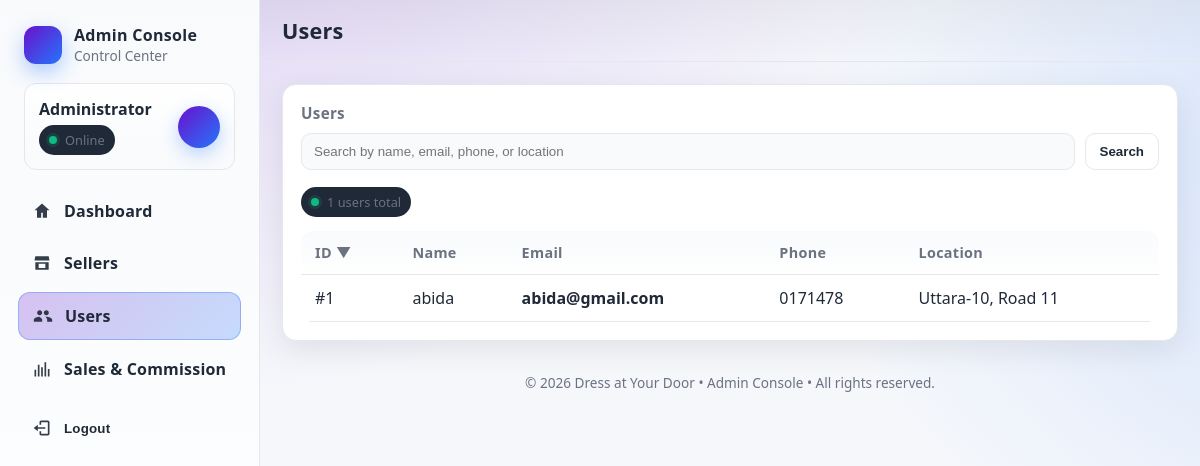
Screenshot of /users.php (signed in) with the database file from the repository.
### tables this page shows
CREATE TABLE `users` (
  `id` int(11) NOT NULL,
  `name` varchar(100) NOT NULL,
  `email` varchar(100) NOT NULL,
  `phone` varchar(20) NOT NULL,
  `location` varchar(255) NOT NULL,
  `password` varchar(255) NOT NULL
);

### users.php (the view, shortened to what this page needs)
<?php
require_once __DIR__ . '/db.php';
if (!function_exists('e')) {
    function e(string $s): string { return htmlspecialchars($s, ENT_QUOTES, 'UTF-8'); }
}
$q    = trim((string)($_GET['q'] ?? ''));
$sort = (string)($_GET['sort'] ?? 'id');
$dir  = (strtolower((string)($_GET['dir'] ?? 'desc')) === 'asc') ? 'asc' : 'desc';
$rows    = [];
$total   = 0;
$sortable = [
    'id'       => 'u.id',
    'name'     => 'u.name',
    'email'    => 'u.email',
    'phone'    => 'u.phone',
    'location' => 'u.location',
];
$orderBy = $sortable[$sort] ?? $sortable['id'];
$whereSql = '';
$kwParam  = null;
if (!isset($conn) || !($conn instanceof mysqli)) {
    $dbError = 'Database connection is not available. Please check db.php ($conn).';
} else {
    try {
        if ($q !== '') {
            $sql = "SELECT COUNT(*) AS c FROM users u {$whereSql}";
            $st  = $conn->prepare($sql);
            $st->bind_param('ssss', $kwParam, $kwParam, $kwParam, $kwParam);
            $st->execute();
            $res   = $st->get_result();
            $total = (int)($res->fetch_assoc()['c'] ?? 0);
            $st->close();
        } else {
            $res = $conn->query("SELECT COUNT(*) AS c FROM users u");
            $total = (int)($res->fetch_assoc()['c'] ?? 0);
        }
        $sql = "
            SELECT u.id, u.name, u.email, u.phone, u.location
            FROM users u
            {$whereSql}
            ORDER BY {$orderBy} {$dir}
        ";
        if ($q !== '') {
            $st = $conn->prepare($sql);
            $st->bind_param('ssss', $kwParam, $kwParam, $kwParam, $kwParam);
            $st->execute();
            $res = $st->get_result();
            $rows = $res->fetch_all(MYSQLI_ASSOC);
            $st->close();
        } else {
            $res = $conn->query($sql);
            $rows = $res->fetch_all(MYSQLI_ASSOC);
        }
    } catch (Throwable $e) {
        $dbError = 'Database error: ' . e($e->getMessage());
    }
}
function sort_link(string $key, string $label, string $currentSort, string $currentDir): string {
    $dir = ($currentSort === $key && $currentDir === 'asc') ? 'desc' : 'asc';
    $params = $_GET;
    $params['sort'] = $key;
    $params['dir']  = $dir;
    $href = '?' . http_build_query($params);
    $arrow = ($currentSort === $key) ? ($currentDir === 'asc' ? ' ▲' : ' ▼') : '';
    return '<a class="link" href="'.e($href).'">'.e($label.$arrow).'</a>';
}
ob_start(); ?>
<div class="card">
    <h3>Users</h3>
    <form method="get" style="display:flex; gap:10px; align-items:center; margin: 0 0 12px;">
        <input type="text" name="q" value="<?= e($q) ?>" placeholder="Search by name, email, phone, or location"
               style="flex:1; padding:10px 12px; border-radius:10px; border:1px solid var(--border); background:var(--panel-2); color:var(--text);" />
        <button class="btn" type="submit">Search</button>
    </form>
    <div style="margin: 8px 0 14px;">
        <div class="chip"><span class="dot"></span> <?= number_format($total) ?> users total</div>
    </div>
    <div style="overflow:auto;">
        <table class="table" role="table" aria-label="Users table">
            <thead>
            <tr>
                <th><?= sort_link('id','ID',       $sort, $dir) ?></th>
                <th><?= sort_link('name','Name',   $sort, $dir) ?></th>
                <th><?= sort_link('email','Email', $sort, $dir) ?></th>
                <th><?= sort_link('phone','Phone', $sort, $dir) ?></th>
                <th><?= sort_link('location','Location', $sort, $dir) ?></th>
            </tr>
            </thead>
            <tbody>
            <?php if (!$rows): ?>
                <tr><td colspan="5" style="color:var(--muted);">No users found.</td></tr>
            <?php else: foreach ($rows as $r): ?>
                <tr>
                    <td>#<?= (int)$r['id'] ?></td>
                    <td><?= e($r['name'] ?? '') ?></td>
                    <td>
                        <?php $email = (string)($r['email'] ?? ''); ?>
                        <?php if ($email !== ''): ?>
                            <a class="link" href="mailto:<?= e($email) ?>"><?= e($email) ?></a>
                        <?php else: ?>
                            —
                        <?php endif; ?>
                    </td>
                    <td><?= e($r['phone'] ?? '') ?: '—' ?></td>
                    <td><?= e($r['location'] ?? '') ?: '—' ?></td>
                </tr>
            <?php endforeach; endif; ?>
            </tbody>
        </table>
    </div>
</div>
<?php
require __DIR__ . '/layout.php';

### layout.php (style rules this page uses)
:root { --bg: #0f172a; --panel: #111827; --panel-2: #0b1220; --text: #e5e7eb; --muted: #9ca3af; --brand: #6a11cb; --brand-2: #2575fc; --border: #1f2937; --ok: #10b981; --warn: #f59e0b; --danger: #ef4444; --radius: 14px; --shadow: 0 10px 30px rgba(0, 0, 0, .35); }
@media (prefers-color-scheme: light) { :root { --bg: #f5f7fb; --panel: #ffffff; --panel-2: #f8fafc; --text: #1f2937; --muted: #6b7280; --border: #e5e7eb; --shadow: 0 10px 30px rgba(0, 0, 0, .08); } }
* { box-sizing: border-box; }
html, body { height: 100%; margin: 0; font-family: ui-sans-serif, system-ui, -apple-system, Segoe UI, Roboto, Arial; background: radial-gradient(1200px 800px at 10% -20%, rgba(106, 17, 203, .18), transparent 70%), radial-gradient(900px 700px at 120% 20%, rgba(37, 117, 252, .18), transparent 70%), var(--bg); color: var(--text); }
.chip { display: inline-flex; align-items: center; gap: 8px; background: #1f2937; color: var(--muted); padding: 6px 10px; border-radius: 24px; font-size: .8rem; margin-top: 5px; }
.chip .dot { width: 8px; height: 8px; border-radius: 50%; background: var(--ok); box-shadow: 0 0 0 3px rgba(16, 185, 129, .15); }
.btn { border: 1px solid var(--border); background: var(--panel); color: var(--text); padding: 10px 14px; border-radius: 10px; font-weight: 600; cursor: pointer; transition: transform .12s, background .2s, box-shadow .2s; text-decoration: none; display: inline-flex; align-items: center; gap: 8px; }
.card { background: var(--panel); border: 1px solid var(--border); border-radius: var(--radius); padding: 18px; box-shadow: var(--shadow); }
.card h3 { margin: 0 0 10px; font-size: .95rem; color: var(--muted); font-weight: 700; letter-spacing: .3px; }
.table { width: 100%; border-collapse: collapse; overflow: hidden; border-radius: 12px; }
.table th, .table td { padding: 12px 14px; text-align: left; border-bottom: 1px solid var(--border); }
.table th { font-size: .9rem; color: var(--muted); font-weight: 800; letter-spacing: .3px; background: linear-gradient(180deg, var(--panel-2), var(--panel)); }
.link { color: inherit; text-decoration: none; font-weight: 800; }

### rows the page displays
users: id "1", name "abida", email "abida@gmail.com", phone "0171478", location "Uttara-10, Road 11"

### other values shown
$adminName "Administrator"
$pageTitle "Users"
$total "1"
$label.$arrow "ID ▼ Name Email Phone Location"
